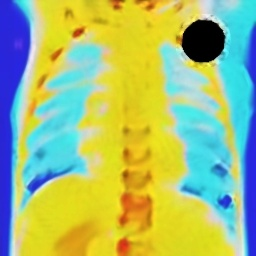
#> input picture test_imgs/denoise.jpg, 256 x 256 px, given as the content of the folder test_imgs/denoise.jpg, which was not available
$ python main.py test_imgs/denoise.jpg   (older library calls are emulated)
#> lines starting #> are read from the running program, lines starting #| are printed output that depends on the picture; after the words box and inside, x2 and y2 are one past the last pixel; in counts of white or black regions, pixels touching at a corner belong together; pictures that were not available may be replaced by others from this repository, and a replacement may not be noted
import sys
import os
import cv2
import numpy as np


def exemplar_paint(img, ksize=9):
    h, w = img.shape[:2]

    # Use the CIELAB colour space
    img_lab = cv2.cvtColor(img, cv2.COLOR_BGR2Lab)

    # Use the value for thresholding
    img_val = cv2.cvtColor(img, cv2.COLOR_BGR2HSV)[:, :, 2]

    # Create a mask for the area to fill in
    thresh = np.where(img_val < 20, 0, 255).astype('uint8')

    halfk = ksize // 2

    # Isolate a small area around the fill area to work on
    contours, hierarchy = cv2.findContours(image=thresh,
                                           mode=cv2.RETR_TREE,
                                           method=cv2.CHAIN_APPROX_NONE)

    # Isolate the correct missing region
    x = None
    y = None
    bw = None
    bh = None

    # There may be several contours the thresholding returns
    # The large region in the top left is the correct one to be isolated
    for i in range(1, len(contours)):
        # Calculate the bounding box for the contour
        x, y, bw, bh = cv2.boundingRect(contours[i])

        # If the box is large then it is the missing region's bounding box
        # Ammend the thresholded image to only have the correct missing region
        if (bw > ksize * 2) and (bh > ksize * 2):
            thresh = np.zeros(img.shape[:2], dtype="uint8")
            cv2.drawContours(thresh, [contours[i]], 0, color=255, thickness=-1)
            kernel = np.ones((3, 3), np.uint8)

            # Expand the fill region slightly to improve boundary smoothness
            thresh = cv2.dilate(thresh, kernel, iterations=2)
            thresh = 255 - thresh
            break

    # Find the contour of the ammended thresholded image
    contours, hierarchy = cv2.findContours(image=thresh,
                                           mode=cv2.RETR_TREE,
                                           method=cv2.CHAIN_APPROX_NONE)

    # Calculate the bounding box for the missing region
    x, y, bw, bh = cv2.boundingRect(contours[1])

    # Isolate a small area around the fill area to process
    img_lab = cv2.bitwise_and(img_lab, img_lab, mask=thresh)
    patch = img_lab[y - halfk - 1: y + bh + halfk + 1,
                    x - halfk - 1: x + bw + halfk + 1]

    # Thresholded patch as a fill area mask
    patchthresh = thresh[y - halfk - 1: y + bh + halfk + 1,
                         x - halfk - 1: x + bw + halfk + 1]

    # Patch confidence values
    patchconf = (patchthresh.astype('float64')) / 255

    # Greyscale patch for partial derivative calculation
    patchgrey = cv2.cvtColor(patch, cv2.COLOR_BGR2GRAY)

    # Calculate the patch partial derivatives
    part_dir_x = cv2.Sobel(patchgrey, cv2.CV_64F, 1, 0, ksize=3)
    part_dir_y = cv2.Sobel(patchgrey, cv2.CV_64F, 0, 1, ksize=3)

    # Expand the mask
    mask = 255 - patchthresh
    kernel = np.ones((3, 3), np.uint8)
    mask = cv2.dilate(mask, kernel, iterations=1)
    mask = 255 - mask

    # Mask the partial derivatives so the missing region doesn't affect them
    part_dir_x = cv2.bitwise_and(part_dir_x, part_dir_x, mask=mask)
    part_dir_y = cv2.bitwise_and(part_dir_y, part_dir_y, mask=mask)

    # Construct structure tensor components
    Ixx = np.square(part_dir_x)
    Ixy = part_dir_x * part_dir_y
    Iyy = np.square(part_dir_x)

    # Run until area is fully painted
    while True:

        # Find the fill front of the fill area
        contours, hierarchy = cv2.findContours(image=patchthresh,
                                               mode=cv2.RETR_TREE,
                                               method=cv2.CHAIN_APPROX_NONE)
        if len(contours) == 1:
            break

        # Calculate the priority of each contour point
        max_priority = None
        chosen_point = None
        c_val = None
        for i in range(1, len(contours)):
            contour = contours[i]
            cont_length = len(contour)
            for j in range(cont_length):
                point = contour[j][0]
                c = 0   # Confidence
                d = 0   # Data

                x_start, x_end = point[0] - halfk, point[0] + halfk + 1
                y_start, y_end = point[1] - halfk, point[1] + halfk + 1

                # Calculate confidence for the contour point
                # Take a patch of confidence values around the point
                # Take the average of the confidence values
                confidence_patch = patchconf[y_start: y_end, x_start: x_end]
                c = np.mean(confidence_patch)
                c = c ** 2

                # Calculate the normal of the contour point
                # Find the tangent
                prev_i = (j - 1) % cont_length
                next_i = (j + 1) % cont_length

                prev_point = contour[prev_i][0]
                next_point = contour[next_i][0]
                tan = next_point - prev_point

                # Find the vector orthogonal to the tangent
                normal = [-tan[1], tan[0]]
                normal = normal / np.linalg.norm(normal)

                # Construct the structure tensor for the point
                Ixx_patch = Ixx[y_start:y_end, x_start:x_end]
                Ixy_patch = Ixy[y_start:y_end, x_start:x_end]
                Iyy_patch = Iyy[y_start:y_end, x_start:x_end]

                Sxx = Ixx_patch[mask[y_start: y_end, x_start: x_end] == 255]
                Sxy = Ixy_patch[mask[y_start: y_end, x_start: x_end] == 255]
                Syy = Iyy_patch[mask[y_start: y_end, x_start: x_end] == 255]

                Sxx = np.mean(Sxx)
                Sxy = np.mean(Sxy)
                Syy = np.mean(Syy)

                S = np.array([[Sxx, Sxy], [Sxy, Syy]])

                # Calculate the structure tensor's eigenvalues and eigenvectors
                eigenvalues, eigenvectors = np.linalg.eig(S)

                # Find the strongest eigenvector (orthogonal isothope)
                if eigenvalues[0] > eigenvalues[1]:
                    max_eigval_ind = 0
                else:
                    max_eigval_ind = 1
                max_eigvec = eigenvectors[:, max_eigval_ind]
                max_eigvec = np.array([-max_eigvec[1], max_eigvec[0]])
                max_eigvec *= eigenvalues[max_eigval_ind]

                # Calculate the data value
                d = abs(np.dot(max_eigvec, normal)) / 255

                # Calculate the point's priority
                priority = c * d

                # Find the point with highest priority
                if max_priority is None:
                    max_priority = priority
                    chosen_point = point
                    c_val = c

                if priority > max_priority:
                    max_priority = priority
                    chosen_point = point
                    c_val = c
        # Kernel indices for the chosen point
        k_inds = (chosen_point[1] - halfk, chosen_point[1] + halfk + 1,
                  chosen_point[0] - halfk, chosen_point[0] + halfk + 1)

        # Get the corresponding patch for the chosen point in the image
        fill_patch = patch[k_inds[0]: k_inds[1], k_inds[2]: k_inds[3]]
        fill_patchmask = patchthresh[k_inds[0]: k_inds[1],
                                     k_inds[2]: k_inds[3]] / 255
        fill_patchmask = fill_patchmask.astype('uint8')

        # Find the most similar patch in the rest of the image
        min_ssd = None
        sample_patch = None

        kernel = np.ones((ksize+1, ksize+1), np.uint8)
        overlap_check = cv2.dilate(255 - thresh, kernel, iterations=1)

        # Iterate through every possible patch in the source region
        for i in range(halfk, h//5 - halfk, 2):
            for j in range(w//2 + halfk, w - halfk, 2):

                # Make sure the patch doesn't overlap the empty area
                if overlap_check[i, j] == 255:
                    continue

                check_patch = img_lab[i - halfk: i + halfk + 1,
                                      j - halfk: j + halfk + 1]

                # Calculate the SSD (similarity) of the patches
                diff = cv2.bitwise_and(check_patch,
                                       check_patch,
                                       mask=fill_patchmask)
                diff = fill_patch - diff
                diff = np.square(diff)
                ssd = np.sum(diff)

                # Find the patch that minimises the SSD (distance)
                if min_ssd is None:
                    min_ssd = ssd
                    sample_patch = check_patch
                    continue

                if ssd < min_ssd:
                    min_ssd = ssd
                    sample_patch = check_patch

        # Extract the replacement content from the chosen example patch
        fill_patchmask = 1 - fill_patchmask
        sample_patch = cv2.bitwise_and(sample_patch,
                                       sample_patch,
                                       mask=fill_patchmask)

        # Replace the empty pixels with the values from the sample
        patch[k_inds[0]: k_inds[1], k_inds[2]: k_inds[3]] += sample_patch
        sample_patch_grey = cv2.cvtColor(sample_patch, cv2.COLOR_BGR2GRAY)

        # Update the greyscale image
        patchgrey[k_inds[0]: k_inds[1],
                  k_inds[2]: k_inds[3]] += sample_patch_grey

        # Update the confidence values and mask
        conf_upd = fill_patchmask.astype('float64') * c_val
        patchconf[k_inds[0]: k_inds[1], k_inds[2]: k_inds[3]] += conf_upd

        # Update thresholded images
        patchthresh[k_inds[0]: k_inds[1], k_inds[2]: k_inds[3]] = 255
        thresh[y - halfk - 1: y + bh + halfk + 1,
               x - halfk - 1: x + bw + halfk + 1] = patchthresh

        # Update the partial derivatives
        patch_part_dir_x = cv2.Sobel(patchgrey[k_inds[0] - 1: k_inds[1] + 1,
                                               k_inds[2] - 1: k_inds[3] + 1],
                                     cv2.CV_64F, 1, 0, ksize=3)
        patch_part_dir_y = cv2.Sobel(patchgrey[k_inds[0] - 1: k_inds[1] + 1,
                                               k_inds[2] - 1: k_inds[3] + 1],
                                     cv2.CV_64F, 0, 1, ksize=3)
        patch_part_dir_x = patch_part_dir_x[1:-1, 1:-1]
        patch_part_dir_y = patch_part_dir_y[1:-1, 1:-1]

        # Update structure tensor components
        patch_Ixx = patch_part_dir_x ** 2
        patch_Ixy = patch_part_dir_x * patch_part_dir_y
        patch_Iyy = patch_part_dir_y ** 2

        Ixx[k_inds[0]: k_inds[1], k_inds[2]: k_inds[3]] = patch_Ixx
        Ixy[k_inds[0]: k_inds[1], k_inds[2]: k_inds[3]] = patch_Ixy
        Iyy[k_inds[0]: k_inds[1], k_inds[2]: k_inds[3]] = patch_Iyy

        # Use a dilated mask to prevent missing region interference
        mask = 255 - patchthresh
        kernel = np.ones((3, 3), np.uint8)
        mask = cv2.dilate(mask, kernel, iterations=1)
        mask = 255 - mask
        Ixx = cv2.bitwise_and(Ixx, Ixx, mask=mask)
        Ixy = cv2.bitwise_and(Ixy, Ixy, mask=mask)
        Iyy = cv2.bitwise_and(Iyy, Iyy, mask=mask)

    # Apply the fill and convert the image back to BGR
    img_lab[y - halfk - 1: y + bh + halfk + 1,
            x - halfk - 1: x + bw + halfk + 1] = patch
    res = cv2.cvtColor(img_lab, cv2.COLOR_Lab2BGR)
    return res


def kuwahara_filter(img, ksize, sigma):
    w, h = img.shape[:2]
    halfk = ksize//2

    # Padded the image for convolution
    padded = cv2.copyMakeBorder(img,
                                halfk, halfk, halfk, halfk,
                                cv2.BORDER_REFLECT)

    # Convert the image to LAB colour space
    img_lab = cv2.cvtColor(padded, cv2.COLOR_BGR2Lab).astype(np.float64)

    filtered_image = np.zeros(img.shape, dtype="float64")

    squared_l = img_lab[:, :, 0] ** 2

    # Create the Gaussian kernel
    kernel = cv2.getGaussianKernel(ksize, sigma)
    zs = np.zeros((halfk, 1))

    # Separate the kernel into left and right components
    kleft = kernel[:halfk+1]
    kright = kernel[halfk:]

    # Normalise each kernel component
    ker_norm = np.sum(kleft)
    kleft = kleft / ker_norm
    kright = kright / ker_norm

    # Pad the kernel for the separate kernel filter
    kleft = np.concatenate((kleft, zs))
    kright = np.concatenate((zs, kright))

    # Convolve the image for each quadrant of the filter to be considered
    segments = np.array([cv2.sepFilter2D(img_lab, -1, kleft, kleft),
                         cv2.sepFilter2D(img_lab, -1, kleft, kright),
                         cv2.sepFilter2D(img_lab, -1, kright, kleft),
                         cv2.sepFilter2D(img_lab, -1, kright, kright)])

    # Find the mean luminance for each quadrant for each pixel
    mean_l = np.array([segments[0][:, :, 0],
                       segments[1][:, :, 0],
                       segments[2][:, :, 0],
                       segments[3][:, :, 0]])

    # Find the standard deviation for each quadrant for each pixel
    std_l = [cv2.sepFilter2D(squared_l, -1, kleft, kleft),
             cv2.sepFilter2D(squared_l, -1, kleft, kright),
             cv2.sepFilter2D(squared_l, -1, kright, kleft),
             cv2.sepFilter2D(squared_l, -1, kright, kright)]

    std_l = [std_l[0] - (mean_l[0] ** 2),
             std_l[1] - (mean_l[1] ** 2),
             std_l[2] - (mean_l[2] ** 2),
             std_l[3] - (mean_l[3] ** 2)]

    std_l = np.array([np.sqrt(np.abs(std_l[0])),
                      np.sqrt(np.abs(std_l[1])),
                      np.sqrt(np.abs(std_l[2])),
                      np.sqrt(np.abs(std_l[3]))])

    # Calculate the quadrant weights
    weights = np.array([1 / (1 + std_l[0]),
                        1 / (1 + std_l[1]),
                        1 / (1 + std_l[2]),
                        1 / (1 + std_l[3])])

    # Convolve the filter
    for y in range(halfk, h + halfk):
        for x in range(halfk, w + halfk):
            wsum = 0
            # Compute the resulting pixel colour
            for i in range(4):
                wsum += weights[i][y, x]
                quad_val = segments[i][y, x] * weights[i][y, x]
                filtered_image[y-halfk][x-halfk] += quad_val
            filtered_image[y-halfk][x-halfk] /= wsum

    # Convert the image back to BGR colour space
    filtered_image = filtered_image.astype(np.uint8)
    filtered_image = cv2.cvtColor(filtered_image, cv2.COLOR_Lab2BGR)
    return filtered_image


def process(img):
    w, h = img.shape[:2]

    # Manually defined image corners
    corners = np.float32([[9, 15], [233, 5], [30, 235], [249, 227]])
    bounds = np.float32([[0, 0], [w, 0], [0, h], [w, h]])

    # Warp the perspective so the corners fit the image
    M = cv2.getPerspectiveTransform(corners, bounds)
    warp = cv2.warpPerspective(img, M, (w, h))

    # Kuwahara filter for salt & pepper noise
    kuwa = kuwahara_filter(warp, 5, 1.5)

    # Non-local means for Gaussian noise
    denoise = cv2.fastNlMeansDenoisingColored(kuwa, None, 10, 10, 11, 27)

    # Additional bilateral filter smoothing
    bilat = cv2.bilateralFilter(denoise, 9, 20, 20)

    # Histogram equalisation for contrast enhancement
    img_YCrCb = cv2.cvtColor(bilat, cv2.COLOR_BGR2YCrCb)
    clahe = cv2.createCLAHE(clipLimit=8, tileGridSize=(10, 10))
    img_YCrCb[:, :, 0] = clahe.apply(img_YCrCb[:, :, 0])
    contrast = cv2.cvtColor(img_YCrCb, cv2.COLOR_YCrCb2BGR)

    # Kuwahara filter for residual noise removal
    kuwa2 = kuwahara_filter(contrast, 5, 0.25)

    # Inpainting the missing region
    paint = exemplar_paint(kuwa2, 9)

    # Create a mask of the missing region
    gray = cv2.cvtColor(bilat, cv2.COLOR_BGR2GRAY)
    mask = np.zeros(bilat.shape[:2], dtype="uint8")
    mask[gray < 20] = 255
    kernel = np.ones((5, 5), np.uint8)
    mask = cv2.dilate(mask, kernel, iterations=3)

    # Add the inpainting to the image with blur for smoothing
    paint2 = paint.copy()
    paint2 = cv2.medianBlur(paint2, 5)
    paint2 = cv2.GaussianBlur(paint2, (3, 3), 2)
    paint[mask == 255] = paint2[mask == 255]

    # Sharpen using the Laplacian
    laplace = cv2.Laplacian(paint, cv2.CV_64F, ksize=3)
    imgf64 = np.float64(paint)
    sharp = cv2.subtract(imgf64, laplace * 1.1)
    sharp = np.clip(sharp, 0, 255).astype('uint8')

    # Final bilateral filter denoising
    denoise2 = cv2.bilateralFilter(sharp, 9, 50, 50)

    return denoise2


if __name__ == "__main__":
    # Find the images to be processed and results directory
    path = sys.argv[1]
    if not os.path.exists("./Results"):
        os.makedirs("./Results")

    # Process every file in the target directory
    for root, dirs, files in os.walk(path):
        for file in files:
            if '.jpg' not in file:
                continue

            # Find the target file
            file_path = os.path.join(root, file)
            img = cv2.imread(file_path, cv2.IMREAD_COLOR)
#> img is the input picture: shape (256, 256, 3); mean B, G, R 120.6, 188.6, 165

            # Process the image
            res = process(img)
#> in process, `img_YCrCb = cv2.cvtColor(bilat, cv2.COLOR_BGR2YCrCb)`: img_YCrCb: shape (256, 256, 3); mean of channels 0, 1, 2 181.9, 121, 90.1
#> in process, `img_YCrCb[:, :, 0] = clahe.apply(img_YCrCb[:, :, 0])`: img_YCrCb: shape (256, 256, 3); mean of channels 0, 1, 2 167.9, 121, 90.1
#> call 2 of kuwahara_filter, with ksize = 5, sigma = 0.25
#> in kuwahara_filter (call 2), `padded = cv2.copyMakeBorder(img, halfk, halfk, halfk, halfk, cv2.BORDE..`:
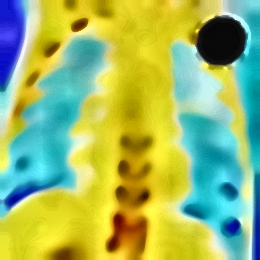
#> padded: shape (260, 260, 3); mean B, G, R 104, 185.2, 157.4
#> in kuwahara_filter (call 2), `squared_l = img_lab[:, :, 0] ** 2`:
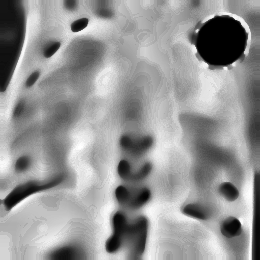
#> squared_l: shape (260, 260) float64; min 25, max 63001, mean 36947.4; drawn with min black and max white
#> after the loop in kuwahara_filter (call 2), `for y in range(halfk, h + halfk):`:
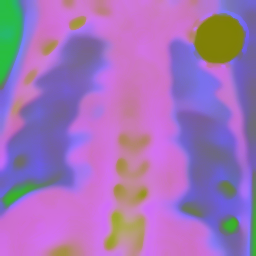
#> filtered_image: shape (256, 256, 3) float64; mean of channels 0, 1, 2 186.2, 114.9, 162.3; drawn as B, G, R
#> in exemplar_paint, `img_lab = cv2.cvtColor(img, cv2.COLOR_BGR2Lab)`: img_lab: shape (256, 256, 3); mean of channels 0, 1, 2 185.8, 114.4, 161.8
#> in exemplar_paint, `img_val = cv2.cvtColor(img, cv2.COLOR_BGR2HSV)[:, :, 2]`:
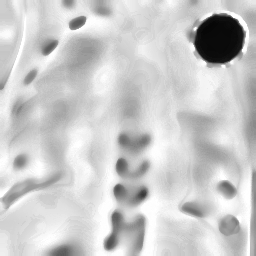
#> img_val: shape (256, 256); min 6, max 255, mean 202.4
#> in exemplar_paint, `thresh = np.where(img_val < 20, 0, 255).astype('uint8')`:
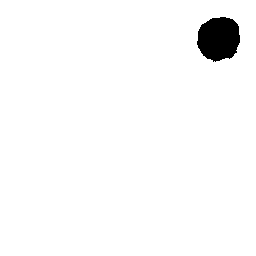
#> thresh: shape (256, 256); 97.7% white; 1 black region
#> in exemplar_paint, `contours, hierarchy = cv2.findContours(image=thresh, mode=cv2.RETR_TRE..`: contours = 2 contours; box (x1, y1, x2, y2) and area: (0, 0, 256, 256) 65025, (196, 16, 241, 63) 1574
#> the loop in exemplar_paint, `for i in range(1, len(contours)):` made 1 pass
#> (x, y, bw, bh, kernel) on pass 1: (196, 16, 45, 47, [[1, 1, 1], [1, 1, 1], [1, 1, 1]])
#> pass 1, in exemplar_paint, `thresh = cv2.dilate(thresh, kernel, iterations=2)`:
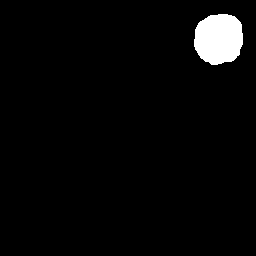
#> thresh: shape (256, 256); 3.1% white; 1 white region, box (x1, y1, x2, y2) and area: (194, 14, 243, 65) 2031
#> in exemplar_paint, `contours, hierarchy = cv2.findContours(image=thresh, mode=cv2.RETR_TRE..`: contours = 2 contours; box (x1, y1, x2, y2) and area: (0, 0, 256, 256) 65025, (193, 13, 244, 66) 2106
#> in exemplar_paint, `x, y, bw, bh = cv2.boundingRect(contours[1])`: x = 193; y = 13; bw = 51; bh = 53
#> in exemplar_paint, `img_lab = cv2.bitwise_and(img_lab, img_lab, mask=thresh)`: img_lab: shape (256, 256, 3); mean of channels 0, 1, 2 185.1, 110.5, 157.8
#> in exemplar_paint, `patch = img_lab[y - halfk - 1: y + bh + halfk + 1, x - halfk - 1: x + ..`: patch: shape (63, 61, 3); mean of channels 0, 1, 2 92.2, 51.8, 69.5
#> in exemplar_paint, `patchthresh = thresh[y - halfk - 1: y + bh + halfk + 1, x - halfk - 1:..`: patchthresh: shape (63, 61); 47.2% white; 1 white region, box (x1, y1, x2, y2) and area: (0, 0, 61, 63) 1812
#> in exemplar_paint, `mask = 255 - patchthresh`: mask: shape (63, 61); 52.8% white; 1 black region, box (x1, y1, x2, y2) and area: (0, 0, 61, 63) 1812
#> in exemplar_paint, `mask = cv2.dilate(mask, kernel, iterations=1)`: mask: shape (63, 61); 58.2% white; 1 black region, box (x1, y1, x2, y2) and area: (0, 0, 61, 63) 1608
#> in exemplar_paint, `mask = 255 - mask`: mask: shape (63, 61); 41.8% white; 1 white region, box (x1, y1, x2, y2) and area: (0, 0, 61, 63) 1608
#> after the loop in exemplar_paint, `while True:`: mask: shape (63, 61); every value is 255
#> after the loop in exemplar_paint, `while True:`: patch: shape (63, 61, 3); mean of channels 0, 1, 2 199.2, 113.4, 157.8
#> after the loop in exemplar_paint, `while True:`:
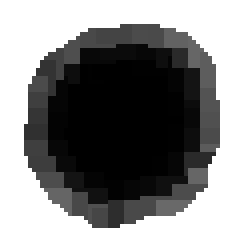
#> patchconf: shape (63, 61) float64 (shown 4 times larger); min 8.33e-12, max 1, mean 0.536

            # Save the processed image to the results directory
            cv2.imwrite(os.path.join("./Results", file), res)
